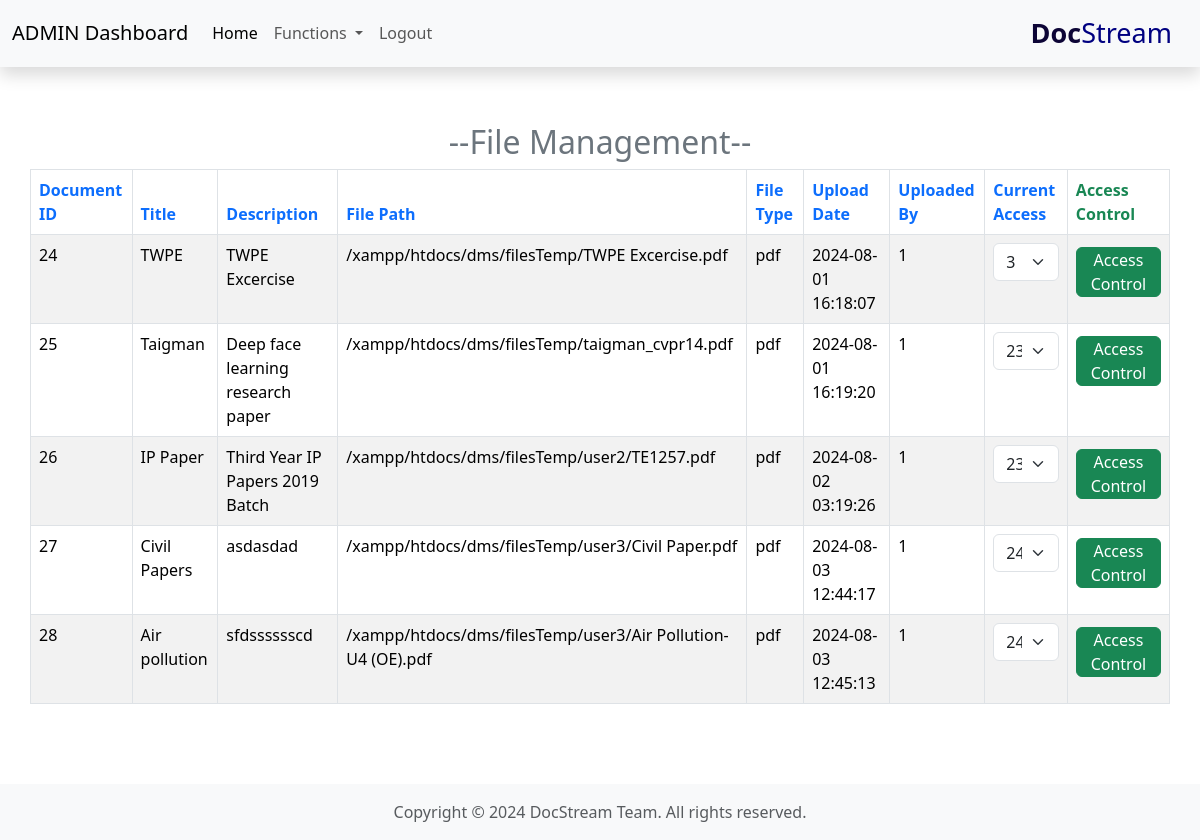
The page /admin/adminFun/fileManagement/fileManagement.php on the database as committed earlier.
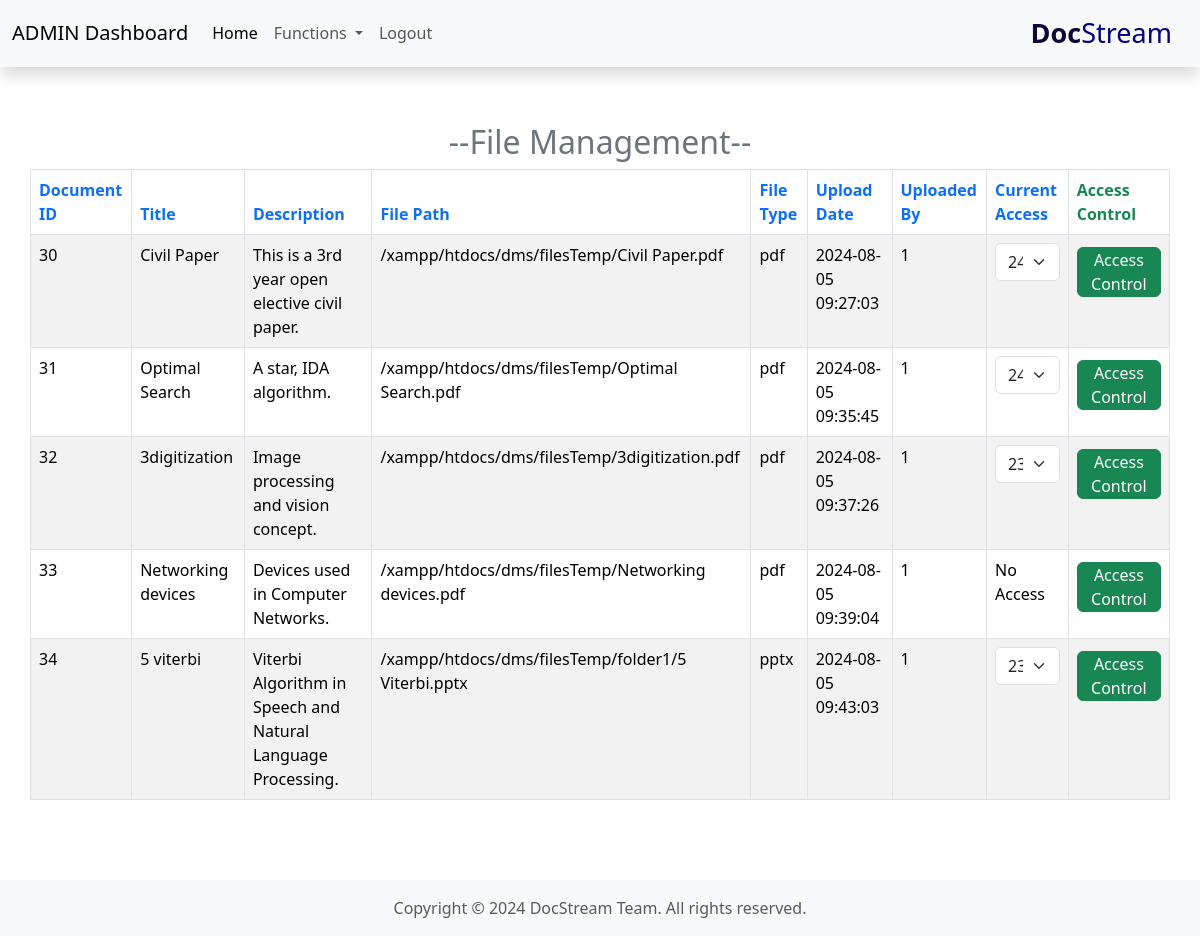
The same page on the database as committed later.
### tables this page shows
CREATE TABLE `documents` (
  `document_id` int(11) NOT NULL,
  `title` varchar(255) NOT NULL,
  `description` text DEFAULT NULL,
  `file_path` varchar(255) NOT NULL,
  `file_type` varchar(50) NOT NULL,
  `upload_date` timestamp NOT NULL DEFAULT current_timestamp(),
  `uploaded_by` int(11) DEFAULT NULL,
  `status` enum('Active','Archived') DEFAULT 'Active'
);

### admin/adminFun/fileManagement/fileManagement.php (the view, shortened to what this page needs)
<?php
include '/xampp/htdocs/dms/partials/_dbconnect.php';
?>
<!DOCTYPE html>
<html lang="en">
<head>
    <link rel="stylesheet" href="https://cdn.datatables.net/2.1.0/css/dataTables.dataTables.css" />
    <link href="https://cdn.jsdelivr.net/npm/bootstrap@5.3.3/dist/css/bootstrap.min.css" rel="stylesheet">
</head>
<body>
    <?php include '/xampp/htdocs/dms/admin/adminExtra/_Aheader.php'; ?>
    <div class="card-body container mt-5 mb-2 pt-2 pb-2 pl-5 pr-5">
        <h2 class="text-center text-secondary">--File Management--</h2>
        <table id="myTable" class="table table-striped table-bordered">
            <thead>
                <tr>
                    <th class="text-primary">Document ID</th>
                    <th class="text-primary">Title</th>
                    <th class="text-primary">Description</th>
                    <th class="text-primary">File Path</th>
                    <th class="text-primary">File Type</th>
                    <th class="text-primary">Upload Date</th>
                    <th class="text-primary">Uploaded By</th>
                    <th class="text-primary">Current Access</th>
                    <th class="text-success">Access Control</th>
                </tr>
            </thead>
            <tbody>
                <?php
                $sql = "SELECT d.*,
                               GROUP_CONCAT(ac.user_id SEPARATOR ',') AS access_user_ids
                        FROM `documents` d
                        LEFT JOIN `access_control` ac ON d.document_id = ac.document_id
                        GROUP BY d.document_id";
                $result = mysqli_query($conn, $sql);
                while ($row = mysqli_fetch_assoc($result)) {
                    $accessDropdown = '';
                    if ($row['access_user_ids']) {
                        $accessUserIds = explode(',', $row['access_user_ids']);
                        $accessDropdown = '<select class="form-select">';
                        foreach ($accessUserIds as $userId) {
                            $accessDropdown .= '<option>' . $userId . '</option>';
                        }
                        $accessDropdown .= '</select>';
                    } else {
                        $accessDropdown = 'No Access';
                    }
                    echo '<tr>
                            <td>' . $row["document_id"] . '</td>
                            <td>' . $row["title"] . '</td>
                            <td>' . $row["description"] . '</td>
                            <td>' . $row["file_path"] . '</td>
                            <td>' . $row["file_type"] . '</td>
                            <td>' . $row["upload_date"] . '</td>
                            <td>' . $row["uploaded_by"] . '</td>
                            <td>' . $accessDropdown . '</td>
                            <td><a href="accessControl.php?document_id=' . $row["document_id"] . '" class="btn btn-success mt-1 pb-0 pt-0">Access Control</a></td>
                        </tr>';
                }
                ?>
            </tbody>
        </table>
    </div>
    <div style="margin-top: auto;">
        <?php require '/xampp/htdocs/dms/partials/_footer.php'; ?>
    </div>
</body>
</html>

### admin/adminExtra/_Aheader.php
<?php
$currentPage = basename($_SERVER['PHP_SELF']);
echo '
<nav class="navbar navbar-expand-lg bg-body-tertiary shadow container-fluid sticky-top">
    <div class="container-fluid">
        <a class="navbar-brand" draggable="true">ADMIN Dashboard</a>
        <button class="navbar-toggler" type="button" data-bs-toggle="collapse"
            data-bs-target="#navbarSupportedContent" aria-controls="navbarSupportedContent" aria-expanded="false"
            aria-label="Toggle navigation">
            <span class="navbar-toggler-icon"></span>
        </button>
        <div class="collapse navbar-collapse" id="navbarSupportedContent">
            <ul class="navbar-nav me-auto mb-2 mb-lg-0">';
$homeDisabled = ($currentPage === 'accessControl.php') ? ' disabled' : '';
$logoutDisabled = ($currentPage === 'accessControl.php') ? ' disabled' : '';
$functionsDisabled = ($currentPage === 'accessControl.php') ? ' disabled' : '';
echo '
                <li class="nav-item">
                    <a class="nav-link active' . $homeDisabled . '" aria-current="page" href="/dms/admin/admin.php">Home</a>
                </li>
                <li class="nav-item dropdown">
                    <a class="nav-link dropdown-toggle' . $functionsDisabled . '" href="#" role="button" data-bs-toggle="dropdown"
                        aria-expanded="false">
                        Functions
                    </a>
                    <ul class="dropdown-menu">
                        <li><a class="dropdown-item' . $functionsDisabled . '" href="/dms/admin/adminFun/viewAllUsers/viewAllUsers.php">View All Users</a></li>
                        <li><a class="dropdown-item' . $functionsDisabled . '" href="/dms/admin/adminFun/userManagement/userManagement.php">User Management</a></li>
                        <li><a class="dropdown-item' . $functionsDisabled . '" href="/dms/admin/adminFun/userLogin/userLogin.php">User Dashboard Login</a></li>
                        <li><a class="dropdown-item' . $functionsDisabled . '" href="/dms/admin/adminFun/fileStorageStructure/myFile.php">File Structure</a></li>
                        <li><a class="dropdown-item' . $functionsDisabled . '" href="/dms/admin/adminFun/fileManagement/fileManagement.php">Document Details</a></li>
                        <li><hr class="dropdown-divider"></li>
                        <li><a class="dropdown-item' . $functionsDisabled . '" href="/dms/admin/adminFun/aboutMe/aboutMe.php">About-Me</a></li>
                    </ul>
                </li>
                <li class="nav-item">
                    <a id="logout" class="nav-link' . $logoutDisabled . '" href="/dms/logout.php">Logout</a>
                </li>
            </ul>
            <a class="navbar-brand" draggable="true" style="font-size: 27px; color: navy;">
                <span style="color: rgb(13, 5, 54); font-weight: bold;">Doc</span>Stream
            </a>
        </div>
    </div>
</nav>
';
?>

### partials/_footer.php
<?php
echo '<footer class="footer mb-0 py-3 bg-body-tertiary mt-5">
        <div class="text-center">
            <span class="text-muted">Copyright &copy; 2024 DocStream Team. All rights reserved.</span>
        </div>
    </footer>';
?>

### admin/adminFun/fileManagement/fileManagement.php (style rules this page uses)
html, body { height: 100%; margin: 0; }
body { display: flex; flex-direction: column; }

Rows that differ between the two databases and show on the page:
removed documents: document_id "24", title "TWPE", description "TWPE Excercise", file_path "/xampp/htdocs/dms/filesTemp/TWPE Excercise.pdf", file_type "pdf", upload_date "2024-08-01 16:18:07", uploaded_by "1"
removed documents: document_id "25", title "Taigman", description "Deep face learning research paper", file_path "/xampp/htdocs/dms/filesTemp/taigman_cvpr14.pdf", file_type "pdf", upload_date "2024-08-01 16:19:20", uploaded_by "1"
removed documents: document_id "26", title "IP Paper", description "Third Year IP Papers 2019 Batch", file_path "/xampp/htdocs/dms/filesTemp/user2/TE1257.pdf", file_type "pdf", upload_date "2024-08-02 03:19:26", uploaded_by "1"
removed documents: document_id "27", title "Civil Papers", description "asdasdad", file_path "/xampp/htdocs/dms/filesTemp/user3/Civil Paper.pdf", file_type "pdf", upload_date "2024-08-03 12:44:17", uploaded_by "1"
removed documents: document_id "28", title "Air pollution", description "sfdsssssscd", file_path "/xampp/htdocs/dms/filesTemp/user3/Air Pollution- U4 (OE).pdf", file_type "pdf", upload_date "2024-08-03 12:45:13", uploaded_by "1"
added documents: document_id "30", title "Civil Paper", description "This is a 3rd year open elective civil paper.", file_path "/xampp/htdocs/dms/filesTemp/Civil Paper.pdf", file_type "pdf", upload_date "2024-08-05 09:27:03", uploaded_by "1"
added documents: document_id "31", title "Optimal Search", description "A star, IDA algorithm.", file_path "/xampp/htdocs/dms/filesTemp/Optimal Search.pdf", file_type "pdf", upload_date "2024-08-05 09:35:45", uploaded_by "1"
added documents: document_id "32", title "3digitization", description "Image processing and vision concept.", file_path "/xampp/htdocs/dms/filesTemp/3digitization.pdf", file_type "pdf", upload_date "2024-08-05 09:37:26", uploaded_by "1"
added documents: document_id "33", title "Networking devices", description "Devices used in Computer Networks.", file_path "/xampp/htdocs/dms/filesTemp/Networking devices.pdf", file_type "pdf", upload_date "2024-08-05 09:39:04", uploaded_by "1", accessDropdown "No Access"
added documents: document_id "34", title "5 viterbi", description "Viterbi Algorithm in Speech and Natural Language Processing.", file_path "/xampp/htdocs/dms/filesTemp/folder1/5 Viterbi.pptx", file_type "pptx", upload_date "2024-08-05 09:43:03", uploaded_by "1"
